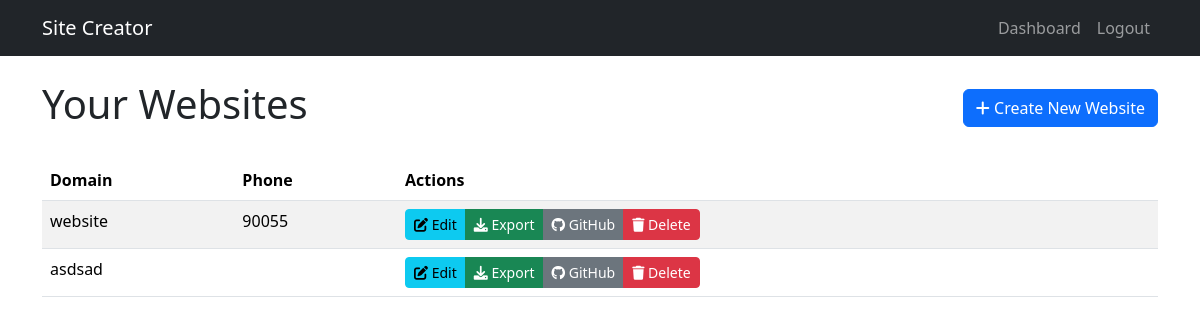
The app's page / (signed in) with its own data.
### websites/models.py (models this page shows, shortened)
class Website(models.Model):
    name = models.CharField(max_length=100)
    domain = models.CharField(max_length=100)
    phone_number_display = models.CharField(max_length=100, help_text='Visible text for phone number')
    phone_number_link = models.CharField(max_length=30, help_text='Actual phone number for tel: link (with country code)')
    robots_txt = models.TextField(blank=True ,default='User-agent: *\nAllow: /' )
    github_repo = models.URLField(blank=True)
    is_public_repo = models.BooleanField(default=False)
    owner = models.ForeignKey(User, on_delete=models.CASCADE)
    created_at = models.DateTimeField(auto_now_add=True)
    updated_at = models.DateTimeField(auto_now=True)
    logo = models.ImageField(upload_to='websites/', blank=True, null=True)
    favicon = models.ImageField(upload_to='websites/', blank=True, null=True)
    heading_background_image = models.ImageField(upload_to='websites/', blank=True, null=True)
    footer_phone_cta = models.CharField(max_length=200, blank=True, null=True)
    footer_legal_disclaimer = models.TextField(blank=True, null=True)
    social_media_box = models.TextField(blank=True, null=True)
    google_search_console_tag = models.TextField(blank=True, null=True)
    google_tag = models.TextField(blank=True, null=True)
    meta_facebook_pixel = models.TextField(blank=True, null=True)
    google_analytics = models.TextField(blank=True, null=True)
    form_cta1 = models.CharField(max_length=200, default='FREE INSTANT QUOTE!')
    form_cta2 = models.CharField(max_length=200, default='*plus FREE bonus coupon*')
    form_question1 = models.CharField(max_length=200, default='What service do you need?')
    form_question2 = models.CharField(max_length=200, default='How many square feet?')
    form_options1 = models.TextField(blank=True, null=True ,default='page1\npage2\npage3')
    form_options2 = models.TextField(blank=True, null=True, default='Less than 300\nBetween 300-500\nMore than 500')
    form_quote_button = models.CharField(max_length=100, default='Get Quote!')
    form_name_label = models.CharField(max_length=100, default='Name')
    form_phone_label = models.CharField(max_length=100, default='Phone Number')
    form_email_label = models.CharField(max_length=100, default='Email')
    global_schema_default = '''{ "@context": "https://schema.org", "@type": "LocalBusiness", "name": "[Your Business Name]", "url": "[Your Website URL]", "telephone": "[Your Single Phone Number]", "priceRange": "[e.g., $$ or a description like 'Affordable', 'Competitive Pricing']", "image": "https://www.quora.com/ ##Can-you-explain-the-differences-between-a-brand-an-image-a-logo-and-a-symbol", "description": "[A brief description of your business and services]", "address": { "@type": "PostalAddress", "streetAddress": "[Your Street Address - even if clients don't visit, this is for Google's understanding of your base]", "addressLocality": "[Your Main City]", "addressRegion": "[Your State/Province]", "postalCode": "[Your Postal Code]", "addressCountry": "[Your Country]" }, "openingHoursSpecification": { "@type": "OpeningHoursSpecification", "dayOfWeek": [ "Monday", "Tuesday", "Wednesday", "Thursday", "Friday", "Saturday", "Sunday" ], "opens": "[Your Opening Time, e.g., 09:00]", "closes": "[Your Closing Time, e.g., 17:00]" }, "areaServed": [ { "@type": "State", "name": "[Your State/Province]" }, { "@type": "City", "name": "[Your Main City]" }, { "@type": "City", "name": "[Surrounding City 1]" }, { "@type": "City", "name": "[Surrounding City 2]" } ] }'''
    global_seo_schema = models.TextField(blank=True, null=True, default=global_schema_default, help_text='Global SEO schema (JSON-LD or other) to be included on every page.')
    header_box_color = models.CharField(max_length=32, default='#14808a', help_text='Header Text Background Box color (CSS hex)')
    phone_banner_bg_color = models.CharField(max_length=32, default='#174d78', help_text='Phone banner background color (CSS hex)')
    contact_box_color = models.CharField(max_length=32, default='#1e3a8a', help_text='Contact Box color (CSS hex)')
    author = models.OneToOneField('Author', on_delete=models.SET_NULL, null=True, blank=True, related_name='website')

### websites/views.py (the view)
# urls.py: path('', views.dashboard, name='dashboard'),
@login_required
def dashboard(request):
    websites = Website.objects.filter(owner=request.user)
    return render(request, 'websites/dashboard.html', {'websites': websites})

### site_creator/context_processors.py (called while the page is built)
def is_search_bot(request):
    user_agent = request.META.get('HTTP_USER_AGENT', '').lower()
    return {
        'is_search_bot': 'googlebot' in user_agent or 'bingbot' in user_agent
    }

### templates/websites/dashboard.html (shortened to what this page needs)
{% extends 'base.html' %}
{% block content %}
<div class="d-flex justify-content-between align-items-center mb-4">
    <h1>Your Websites</h1>
    <a href="{% url 'create_website' %}" class="btn btn-primary">
        <i class="fas fa-plus"></i> Create New Website
    </a>
</div>
{% if websites %}
    <div class="table-responsive">
        <table class="table table-striped">
            <thead>
                <tr>
                    <th>Domain</th>
                    <th>Phone</th>
                    <th>Actions</th>
                </tr>
            </thead>
            <tbody>
                {% for website in websites %}
                    <tr>
                        <td>{{ website.domain }}</td>
                        <td>{{ website.phone_number_display }}</td>
                        <td>
                            <div class="btn-group">
                                <a href="{% url 'manage_pages' website.id %}" class="btn btn-sm btn-info">
                                    <i class="fas fa-edit"></i> Edit
                                </a>
                                <a href="{% url 'export_website' website.id %}" class="btn btn-sm btn-success">
                                    <i class="fas fa-download"></i> Export
                                </a>
                                <a href="{% url 'github_integration' website.id %}" class="btn btn-sm btn-secondary">
                                    <i class="fab fa-github"></i> GitHub
                                </a>
                                <a href="{% url 'delete_website' website.id %}" class="btn btn-sm btn-danger" onclick="return confirm('Are you sure you want to delete this website? This action cannot be undone.');">
                                    <i class="fas fa-trash"></i> Delete
                                </a>
                            </div>
                        </td>
                    </tr>
                {% endfor %}
            </tbody>
        </table>
    </div>
{% else %}
    <div class="alert alert-info">
        You haven't created any websites yet. Click the "Create New Website" button to get started!
    </div>
{% endif %}
{% endblock %}

### records on screen
Website: domain "website", phone_number_display "90055"
Website: domain "asdsad"
